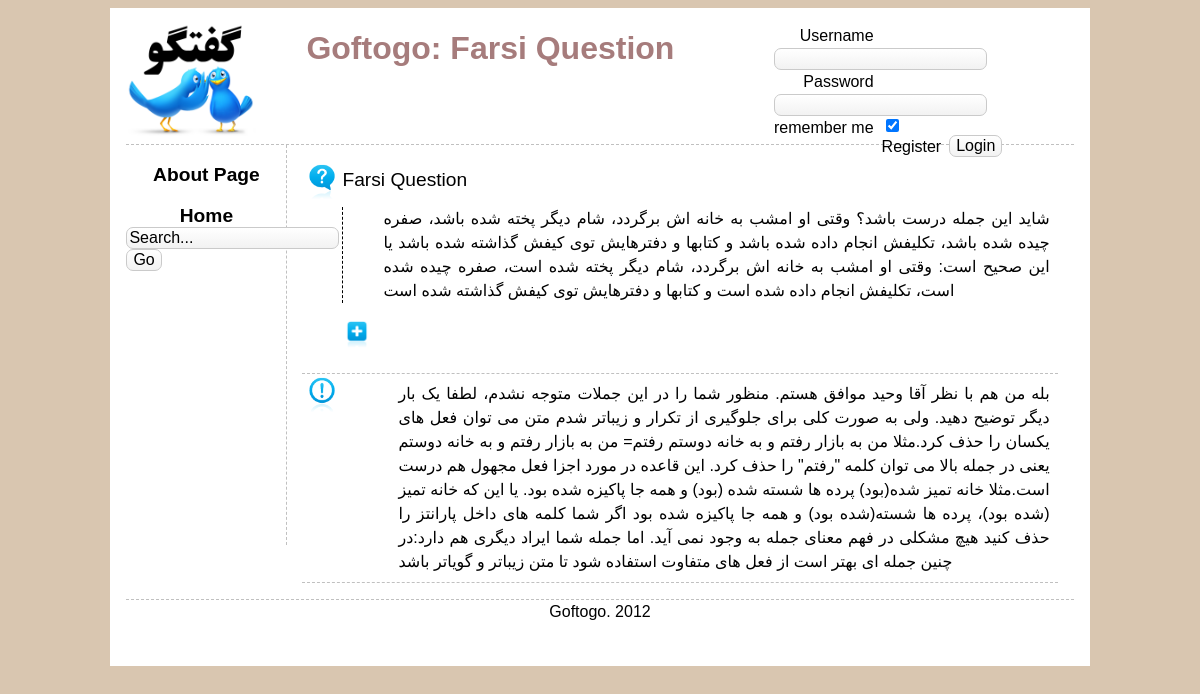
/main/qshow/4, run on the app's committed database.
### tables this page shows
CREATE TABLE IF NOT EXISTS `Question` (
  `questionID` int(11) NOT NULL AUTO_INCREMENT,
  `catID` int(11) DEFAULT NULL,
  `userID` int(11) DEFAULT NULL,
  `title` varchar(140) NOT NULL,
  `body` text NOT NULL,
  `rank` int(11) NOT NULL DEFAULT '0',
  `date` datetime DEFAULT NULL,
  PRIMARY KEY (`questionID`)
);

CREATE TABLE IF NOT EXISTS `Answer` (
  `answerID` int(11) NOT NULL AUTO_INCREMENT,
  `questionID` int(11) DEFAULT NULL,
  `userID` int(11) DEFAULT NULL,
  `body` text NOT NULL,
  `rank` int(11) NOT NULL DEFAULT '0',
  `date` datetime DEFAULT NULL,
  PRIMARY KEY (`answerID`),
  UNIQUE KEY `answeredDate` (`date`)
);

### application/controllers/main.php (called while the page is built, shortened)
<?php
class Main extends CI_Controller {
	public function __construct() {
		$this -> load -> model('question_model');
		$this -> load -> model('answer_model');
	}
	public function _loadviews($body_view, $data) {
		$this -> load -> view('templates/header', $data);
		$this -> load -> view('header/default');
		$this -> load -> view('leftnav/default');
		$this -> load -> view('body/' . $body_view, $data);
		$this -> load -> view('templates/footer');
	}
	public function qshow($qid) {
		$data['question'] = $this -> question_model -> get_details($qid);
		$data['title'] = 'Goftogo: ' . $data['question'] -> title;
		$data['answers'] = $this -> answer_model -> get_answers($qid);
		$data['backlink'] = $this -> session -> userdata('backlink');
		$this -> _loadviews('qdetails', $data);
	}
}

### index.php (called while the page is built, shortened)
<?php
require_once BASEPATH.'core/CodeIgniter.php';

### application/models/question_model.php (called while the page is built, shortened)
<?php
class Question_model extends CI_Model {
	public function get_details($qid) {
		$query = $this -> db -> get_where('Question', array('questionID' => $qid));
		return $query -> first_row();
	}
}

### application/models/answer_model.php (called while the page is built)
<?php
class Answer_model extends CI_Model {
	public function get_answers($qid) {
		$query = $this -> db -> get_where('Answer', array('questionID' => $qid));
		return $query -> result();
	}
}

### application/views/body/qdetails.php (the view, shortened to what this page needs)
<div id="body">
<div class="question">
		<h3><?php echo $question->title; ?></h3>
		<p><?php echo $question->body; ?></p>
<div id="ajaxresult">
<form action="<?php echo site_url(); ?>/ajax/getcomments" method="POST">
<input type="image" title="load comments" src=<?php echo base_url('img/icons/plus.png'); ?> width=30 name="submitit" id="submitit" onclick="return false" />
</form>
</div>
</div>
<?php foreach ($answers as $answer): ?>
	<div class="answer">
		<?php echo $answer->body; ?>
	</div>
<?php endforeach ?>
</div>

### css/main.css (style rules this page uses)
body { background: #D9C6B0; font: normal 100% sans-serif; line-height: 1.5; color: black; }
a { text-decoration: none; color: black; cursor: pointer; }
h1, h2, h3, h4, h5, h6 { text-decoration: none; color: #A67C7C; margin: 0; padding: 0; }
h3 { font: normal 120% sans-serif; color: black; }
#body { margin-left: 10em; min-height :400px; padding: 1em; }
.question, .answer, .comment { border-bottom-width: 1px; border-bottom-style: dashed; border-color: silver; padding: 0.5em; text-align: justify; }
.question { padding-left: 2.5em; background: transparent url(../img/icons/question.png) no-repeat top left; background-size: 40px; }
.answer { padding-left: 6em; background: transparent url(../img/icons/answer.png) no-repeat top left; background-size: 40px; }
.question p { border-left-width: 1px; border-left-style: dashed; padding-left: 2.5em; }

### css/form.css (style rules this page uses)
#form label { display: block; float: left; padding-right: 0.5em; text-align: right; width: 100px; font-size: 100%; }
#form a { float: left; padding-right: 0.5em; text-align: left; }
#form input { -moz-border-radius: 7px; -webkit-border-radius: 7px; background-color: #eaeaea; background: -moz-linear-gradient(top, #ffffff, #f2f2f2); background: -webkit-gradient(linear, left top, left bottom, color-stop(0.0, #ffffff), color-stop(1.0, #f2f2f2)); border: 1px solid #cacaca; font-family: inherit; font-size: 100%; }

### data on the page
question: title "Farsi Question", body "شاید این جمله درست باشد؟ وقتی او امشب به خانه اش برگردد، شام دیگر پخته شده باشد، صفره چیده شده باشد، تکلیفش انجام داده شده باشد و کتابها و دفترهایش توی کیفش گذاشته شده باشد یا این صحیح است: وقتی او امشب به خانه اش برگردد، شام دیگر پخته شده است، صفره چیده شده است، تکلیفش انجام داده شده است و کتابها و دفترهایش توی کیفش گذاشته شده است"
answer: body "بله من هم با نظر آقا وحید موافق هستم. منظور شما را در این جملات متوجه نشدم، لطفا یک بار دیگر توضیح دهید. ولی به صورت کلی برای جلوگیری از تکرار و زیباتر شدم متن می توان فعل های یکسان را حذف کرد.مثلا من به بازار رفتم و به خانه دوستم رفتم= من به بازار رفتم و به خانه دوستم یعنی در جمله بالا می توان کلمه \"رفتم\" را حذف کرد. این قاعده در مورد اجزا فعل مجهول هم درست است.مثلا خانه تمیز شده(بود) پرده ها شسته شده (بود) و همه جا پاکیزه شده بود. یا این که خانه تمیز (شده بود)، پرده ها شسته(شده بود) و همه جا پاکیزه شده بود اگر شما کلمه های داخل پارانتز را حذف کنید هیچ مشکلی در فهم معنای جمله به وجود نمی آید. اما جمله شما ایراد دیگری هم دارد:در چنین جمله ای بهتر است از فعل های متفاوت استفاده شود تا متن…"

### other printed values
form_label('Username','username') "Username"
form_label('Password','password') "Password"
form_label('remember me','remember') "remember me"
anchor("user/register/","Register") "Register"
$title "Goftogo: Farsi Question"
anchor('main/view/about',"About Page") "About Page"
anchor('',"Home") "Home"
